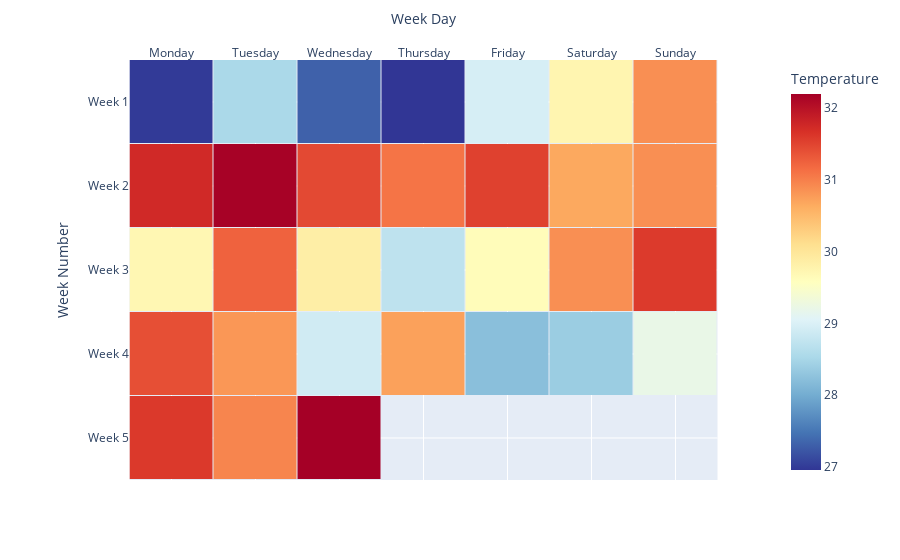

Notebook source saved alongside this figure:
### Code cell
#Plotly heatmap
fig = px.imshow(
    monthly_temp,
    labels=dict(x="Week Day", y="Week Number", color="Temperature"),
                x=['Monday', 'Tuesday', 'Wednesday', 'Thursday', 'Friday', 'Saturday', 'Sunday'],
                y=['Week 1', 'Week 2', 'Week 3', 'Week 4', 'Week 5'],color_continuous_scale='rdylbu_r')
fig.update_traces(
        customdata=dates,
        hovertemplate=
        "<b>Date</b>: %{customdata}<br>" +
        "<b>Temperature</b>: %{z}°C" +
        "<extra></extra>",
        xgap=1,
        ygap=1
        )
fig.update_xaxes(side="top")
fig.show()

### Figure 1 — Plotly figure (JSON) as saved in the notebook; plotly's stock layout.template omitted (floating-point values rounded to 4 significant figures)
{"data": [{"coloraxis": "coloraxis", "customdata": [["01/05/2023", "02/05/2023", "03/05/2023", "04/05/2023", "05/05/2023", "06/05/2023", "07/05/2023"], ["08/05/2023", "09/05/2023", "10/05/2023", "11/05/2023", "12/05/2023", "13/05/2023", "14/05/2023"], ["15/05/2023", "16/05/2023", "17/05/2023", "18/05/2023", "19/05/2023", "20/05/2023", "21/05/2023"], ["22/05/2023", "23/05/2023", "24/05/2023", "25/05/2023", "26/05/2023", "27/05/2023", "28/05/2023"], ["29/05/2023", "30/05/2023", "31/05/2023", "", "", "", ""]], "hovertemplate": "<b>Date</b>: %{customdata}<br><b>Temperature</b>: %{z}°C<extra></extra>", "name": "0", "type": "heatmap", "x": ["Monday", "Tuesday", "Wednesday", "Thursday", "Friday", "Saturday", "Sunday"], "xaxis": "x", "xgap": 1, "y": ["Week 1", "Week 2", "Week 3", "Week 4", "Week 5"], "yaxis": "y", "ygap": 1, "z": [[26.99, 28.53, 27.32, 26.96, 28.96, 29.74, 30.87], [31.74, 32.17, 31.45, 31.09, 31.52, 30.66, 30.87], [29.71, 31.24, 29.86, 28.71, 29.63, 30.87, 31.58], [31.4, 30.81, 28.9, 30.73, 28.22, 28.38, 29.21], [31.59, 30.95, 32.19, NaN, NaN, NaN, NaN]]}], "layout": {"coloraxis": {"colorbar": {"title": {"text": "Temperature"}}, "colorscale": [[0, "rgb(49,54,149)"], [0.1, "rgb(69,117,180)"], [0.2, "rgb(116,173,209)"], [0.3, "rgb(171,217,233)"], [0.4, "rgb(224,243,248)"], [0.5, "rgb(255,255,191)"], [0.6, "rgb(254,224,144)"], [0.7, "rgb(253,174,97)"], [0.8, "rgb(244,109,67)"], [0.9, "rgb(215,48,39)"], [1, "rgb(165,0,38)"]]}, "margin": {"t": 60}, "xaxis": {"anchor": "y", "constrain": "domain", "domain": [0, 1], "scaleanchor": "y", "side": "top", "title": {"text": "Week Day"}}, "yaxis": {"anchor": "x", "autorange": "reversed", "constrain": "domain", "domain": [0, 1], "title": {"text": "Week Number"}}}}
